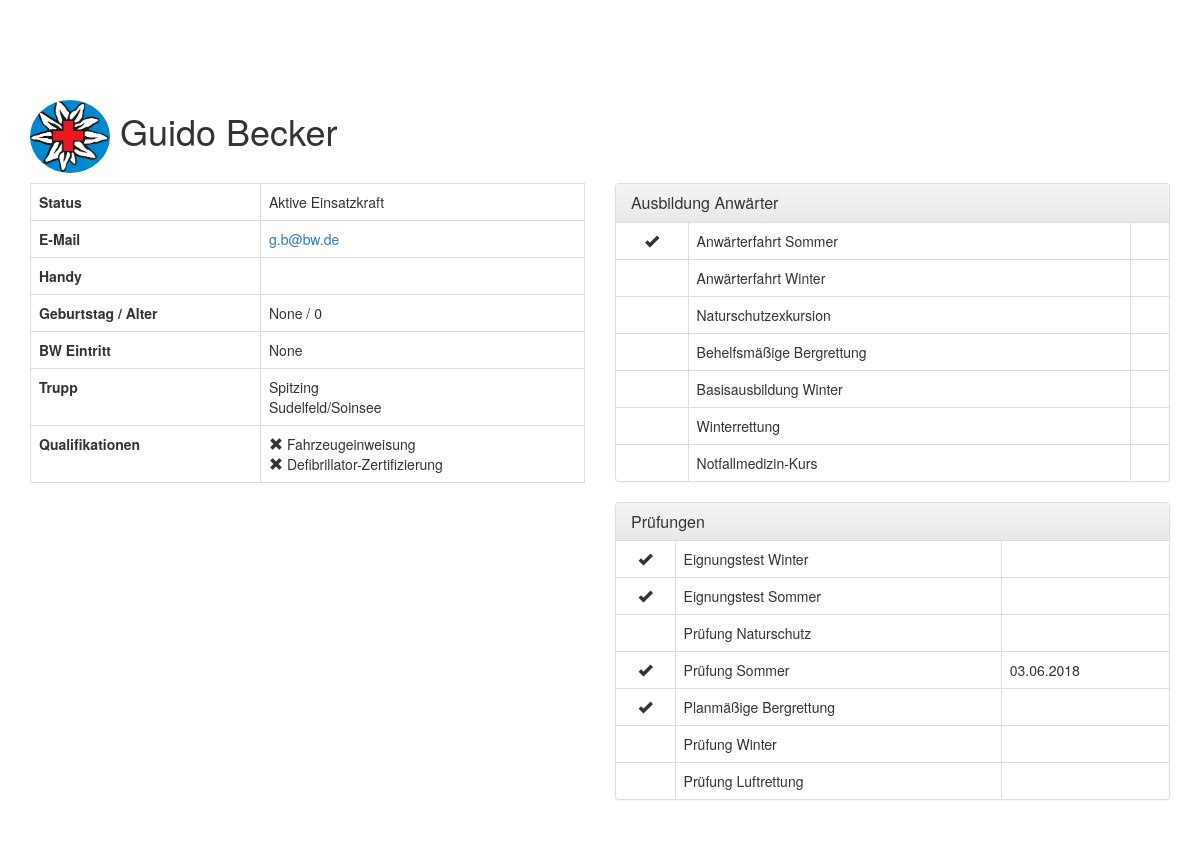
Page /mitglieder/beckerg/ (signed in) on the committed database.
### member_administration/models.py (models this page shows, shortened)
class Member(models.Model):
    user = models.OneToOneField(User, on_delete=models.CASCADE)
    mobile = models.CharField(max_length=20, verbose_name='Handynummer', null=True, blank=True)
    adress_street = models.CharField(max_length=100, verbose_name='Straße & Hnr.', null=True, blank=True)
    adress_plz = models.CharField(max_length=6, verbose_name='PLZ', null=True, blank=True)
    adress_city = models.CharField(max_length=100, verbose_name='Stadt', null=True, blank=True)
    birthdate = models.DateField(verbose_name='Geburtsdatum', null=True, blank=True)
    bw_join = models.DateField(verbose_name='Bergwacht-Eintritt', null=True, blank=True)
    status = models.CharField(max_length=3, choices=STATUS_CHOICES, default='ANW')
    dutygroups = models.ManyToManyField(DutyGroup, through='Members_in_Dutygroup',
                                        through_fields=('member', 'dutygroup'), related_name='dutygroups')
    trainings = models.ManyToManyField('trainings.Training', through='trainings.Member_Trainings', through_fields=('member', 'training'),
                                       related_name='trainings')
    avatar = models.ImageField(verbose_name='Portrait', null=True, blank=True)
    class Meta:
        verbose_name_plural = 'Mitglieder'
        ordering = ['status', 'user__last_name']
    def getAge(self):
        age = 0;
        today = date.today()
        if self.birthdate != None:
            age = today.year - self.birthdate.year - (
                    (today.month, today.day) < (self.birthdate.month, self.birthdate.day))
        return age

class DutyGroup(models.Model):
    name = models.CharField(max_length=20, verbose_name='Name')
    class Meta:
        verbose_name_plural = 'Trupps'
        verbose_name = 'Trupp'

class Qualification(models.Model):
    name = models.CharField(primary_key=True, max_length=40, verbose_name='Name')
    class Meta:
        verbose_name_plural = 'Qualifikation'

### trainings/models.py (models this page shows, shortened)
class TrainingCategory(models.Model):
    name = models.CharField(primary_key=True, max_length=50, verbose_name='Name')
    class Meta:
        verbose_name_plural = 'Ausbildungskategorien'
        verbose_name = 'Ausbildungskategorie'

class Training(models.Model):
    name = models.CharField(primary_key=True, max_length=50, verbose_name='Name')
    prerequisites = models.ManyToManyField("self", through='Prerequisites_for_training',
                                           through_fields=('post_training', 'pre_training'),
                                           verbose_name='Voraussetzungen',
                                           symmetrical=False,
                                           related_name='with_prerequisite')
    category = models.ForeignKey(TrainingCategory, on_delete=models.CASCADE, verbose_name='Kategorie', null=True)
    class Meta:
        verbose_name_plural = 'Ausbildungen'
        verbose_name = 'Ausbildung'

class Member_Trainings(models.Model):
    member = models.ForeignKey(Member, on_delete=models.CASCADE, verbose_name='Mitglied')
    training = models.ForeignKey(Training, on_delete=models.CASCADE, verbose_name='Ausbildung')
    date = models.DateField(verbose_name='Datum', null=True, blank=True)
    class Meta:
        verbose_name_plural = 'Ausbildungen von Mitgliedern'
        verbose_name = 'Ausbildung von Mitglied'

### member_administration/views.py (the view)
# urls.py: url(r'^(?P<username>[a-z]+)/$', views.member_detail, name='member_detail'),
@login_required
def member_detail(request, username):
    try:
        user = User.objects.get(username=username)
        member = Member.objects.get(user=user)
        all_qualifications = Qualification.objects.all()
        all_trainingCategories = TrainingCategory.objects.all()
        member_qualifications = MemberHasQualification.objects.filter(member=member)
        all_trainings = Training.objects.all()
        member_trainings = Member_Trainings.objects.filter(member=member)
        training_list = Member_Trainings.objects.filter(member=member).values_list('training', flat=True)
    except Member.DoesNotExist:
        raise Http404("Mitglied existiert nicht")
    return render(request, 'member_administration/member_detail.html',
                  {'member': member,
                   'member_qualifications': member_qualifications,
                   'all_qualifications': all_qualifications,
                   'all_trainingCategories': all_trainingCategories,
                   'all_trainings': all_trainings,
                   'member_trainings': member_trainings,
                   'training_list': training_list,
                   })

### member_administration/templates/member_administration/member_detail.html (shortened to what this page needs)
{% extends 'base.html' %}
{% load static %}
{% if member %}
{% block content %}
<div class="block-header">
    <h1>
        {% if member.avatar %}
        <a href="{{ member.avatar.url }}">
            <img src="{{ member.avatar.url }}" class="img-circle" width="80">
        </a>
        {% else %}
        <img src="{% static 'img/Logo-nurEW.png' %}" class="img-circle" width="80">
        {% endif %}
        {{ member.user.first_name }} {{ member.user.last_name }}
    </h1>
</div>
<div class="row">
    <div id="content1" class="col-xs-12 col-sm-12 col-md-6 col-lg-6">
        <div class="table-responsive">
            <table class="table table-bordered">
                <tr>
                    <th>Status</th>
                    <td>{{ member.get_status_display }}</td>
                </tr>
                <tr>
                    <th>E-Mail</th>
                    <td><a href="mailto: {{ member.user.email }}">{{ member.user.email }}</a></td>
                </tr>
                <tr>
                    <th>Handy</th>
                    <td>{% if member.mobile %}{{ member.mobile }}{% endif %}</td>
                </tr>
                <tr>
                    <th>Geburtstag / Alter</th>
                    <td>{{ member.birthdate }} / {{ member.getAge }}</td>
                </tr>
                <tr>
                    <th>BW Eintritt</th>
                    <td>{{ member.bw_join }}</td>
                </tr>
                <tr>
                    <th>Trupp</th>
                    <td>
                        {% for dutygroup in member.dutygroups.all %}
                        {{ dutygroup.name }} <br>
                        {% endfor %}
                    </td>
                </tr>
                {% if all_qualifications %}
                <tr>
                    <th>Qualifikationen</th>
                    <td>
                        {% for qualification in all_qualifications %}
                        {% if qualification in member_qualifications %}
                        <span class="glyphicon glyphicon-ok" aria-hidden="true"></span>
                        {% else %}
                        <span class="glyphicon glyphicon-remove" aria-hidden="true"></span>
                        {% endif %}
                        {{ qualification.name }}
                        <br>
                        {% endfor %}
                    </td>
                </tr>
                {% endif %}
            </table>
        </div>
    </div>
    <div id="content2" class="col-xs-12 col-sm-12 col-md-6 col-lg-6">
        {% for training_category in all_trainingCategories %}
        <div class="panel panel-default">
            <div class="panel-heading">
                <h2 class="panel-title">
                    {{ training_category.name }}
                </h2>
            </div>
            <table class="table table-bordered">
                {% for training in all_trainings %}
                {% if training.category == training_category %}
                <tr>
                    <td style='text-align:center'>
                        {% if training.name in training_list %}
                        <span class="glyphicon glyphicon-ok" aria-hidden="true"></span>
                        {% endif %}
                    </td>
                    <td>{{ training.name }}</td>
                    <td>
                        {% for member_training in member_trainings %}
                        {% if member_training.training == training %}
                        {{ member_training.date | date:'d.m.Y' }} <br>
                        {% endif %}
                        {% endfor %}
                    </td>
                </tr>
                {% endif %}
                {% endfor %}
            </table>
        </div>
        {% endfor %}
    </div>
</div>
{% endblock %}
{% else %}
<p>Mitglied nicht hinterlegt!</p>
{% endif %}

### rows in the picture
Member: user.first_name "Guido", user.last_name "Becker", status "Aktive Einsatzkraft", user.email "g.b@bw.de", birthdate "None", getAge "0", bw_join "None"
DutyGroup: name "Spitzing"
DutyGroup: name "Sudelfeld/Soinsee"
Qualification: name "Fahrzeugeinweisung"
Qualification: name "Defibrillator-Zertifizierung"
TrainingCategory: name "Ausbildung Anwärter"
Training: name "Anwärterfahrt Sommer"
Training: name "Anwärterfahrt Winter"
Training: name "Naturschutzexkursion"
Training: name "Behelfsmäßige Bergrettung"
Training: name "Basisausbildung Winter"
Training: name "Winterrettung"
Training: name "Notfallmedizin-Kurs"
TrainingCategory: name "Prüfungen"
Training: name "Eignungstest Winter"
Training: name "Eignungstest Sommer"
Training: name "Prüfung Naturschutz"
Training: name "Prüfung Sommer"
Member_Trainings: date "03.06.2018"
Training: name "Planmäßige Bergrettung"
Training: name "Prüfung Winter"
Training: name "Prüfung Luftrettung"
